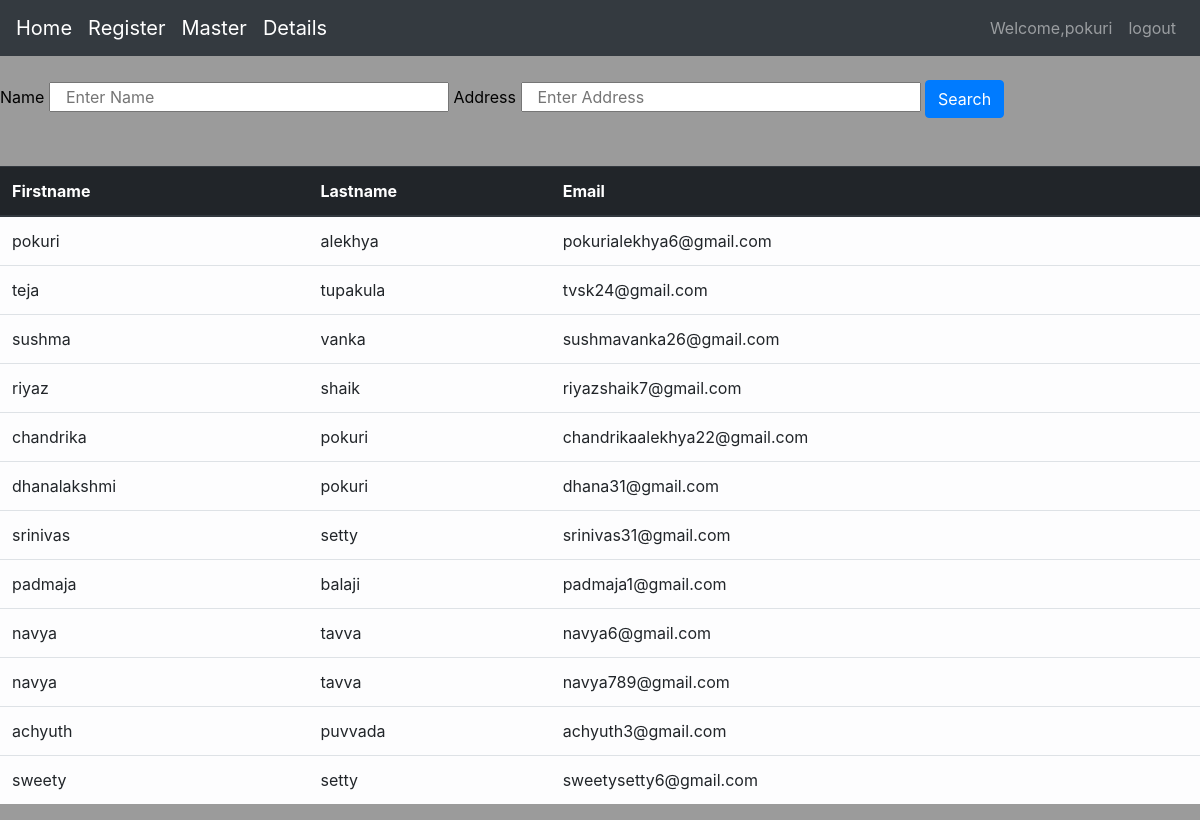
The app's page /master (signed in) with its own data.
### project/modules.py (models this page shows, shortened)
class User(db.Model,UserMixin):
    id=db.Column(db.Integer(),primary_key=True)
    Firstname=db.Column(db.String(length=30))
    Lastname=db.Column(db.String(length=30),nullable=True)
    Email=db.Column(db.String(length=100),nullable=False)
    PhoneNumber=db.Column(db.Integer)
    DOB=db.Column(db.Date())
    Address=db.Column(db.String(length=200))
    Password=db.Column(db.String(length=20))
    Role=db.Column(db.String(length=10),nullable=False)
    @property
    def password(self):
        return self.password

### project/routes.py (the view)
@app.route('/master')
@login_required
def master():
    if current_user.Role=="admin":
        user=User.query.all()
        form=searchForm()
        return render_template("master.html",items=user,form=form)
    else:
        flash('employee can not access to master screen',category="danger")
        return redirect(url_for('home'))

### project/forms.py
class searchForm(FlaskForm):
    Name=StringField(label='Name',validators=[DataRequired()])
    Address=StringField(label='Address',validators=[DataRequired()])
    search=SubmitField(label='Search')

### project/modules.py (called while the page is built)
@login_manager.user_loader
def load_user(user_id):
    return User.query.get(int(user_id))

### project/templates/master.html (shortened to what this page needs)
{% extends 'base.html' %}
{% block content %}
<form style="color:black" id='Form' method="get">
  <br>
  {{form.Name.label()}}
  {{ form.Name(placeholder="Enter Name",class="col-4") }}
  {{form.Address.label()}}
  {{ form.Address(placeholder="Enter Address",class='col-4') }}
  {{ form.search(class="btn btn-primary") }}
</form>
<br><br>
<table class="table ">
    <thead class="thead-dark">
      <tr>
        <th scope="col">Firstname</th>
        <th scope="col">Lastname</th>
        <th scope="col">Email</th>
      </tr>
    </thead>
    <tbody>
        {% for item in items %}
            <tr class="table-light">
                <td>{{item.Firstname}}</td>
                <td>{{item.Lastname}}</td>
                <td>{{item.Email}}</td>
            </tr>
        {% endfor %}
  </table>
{% endblock %}

### project/templates/base.html (shortened to what this page needs)
<!doctype html>
<html lang="en">
  <head>
    <link rel="stylesheet" href="https://cdn.jsdelivr.net/npm/bootstrap@4.5.3/dist/css/bootstrap.min.css">
    <link rel="stylesheet" href="https://use.fontawesome.com/releases/v5.5.0/css/all.css">
    <link rel="stylesheet" href="https://maxcdn.bootstrapcdn.com/bootstrap/4.1.3/css/bootstrap.min.css">
  </head>
  <body>
    <nav style="background-color:#3B3B3B;" class="navbar navbar-expand-md bg-dark navbar-dark sticky-top">
      <a class="navbar-brand" href="{{url_for('home')}}">Home</a>
    <div id="navb" class="navbar-collapse collapse hide">
    {% if current_user.is_authenticated %}
      {% if current_user.Role=='admin' %}
       <a class="navbar-brand" href="{{url_for('register')}}">Register</a>
       <a class="navbar-brand" href="{{url_for('master')}}">Master</a>
       {% endif %}
       <a class="navbar-brand" href="{{url_for('details')}}">Details</a>
      <ul class="nav navbar-nav ml-auto">
        <li class="nav-item">
          <a class="nav-link">Welcome,{{current_user.Firstname}}</a>
        </li>
        <li class="nav-item">
          <a class="nav-link" href="{{url_for('logout')}}">logout</a>
        </li>
      </ul>
    {% endif %}
      </div>
    </nav>
    {% block content %}
    {% endblock %}
  </body>
</html>

### project/templates/base.html (style rules this page uses)
body { background-color:rgba(0, 0, 0, 0.393); }

### project/templates/master.html (style rules this page uses)
body { color:white; }

### records on screen
User: Firstname "pokuri", Lastname "alekhya", Email "pokurialekhya6@gmail.com"
User: Firstname "teja", Lastname "tupakula", Email "tvsk24@gmail.com"
User: Firstname "sushma", Lastname "vanka", Email "sushmavanka26@gmail.com"
User: Firstname "riyaz", Lastname "shaik", Email "riyazshaik7@gmail.com"
User: Firstname "chandrika", Lastname "pokuri", Email "chandrikaalekhya22@gmail.com"
User: Firstname "dhanalakshmi", Lastname "pokuri", Email "dhana31@gmail.com"
User: Firstname "srinivas", Lastname "setty", Email "srinivas31@gmail.com"
User: Firstname "padmaja", Lastname "balaji", Email "padmaja1@gmail.com"
User: Firstname "navya", Lastname "tavva", Email "navya6@gmail.com"
User: Firstname "navya", Lastname "tavva", Email "navya789@gmail.com"
User: Firstname "achyuth", Lastname "puvvada", Email "achyuth3@gmail.com"
User: Firstname "sweety", Lastname "setty", Email "sweetysetty6@gmail.com"
